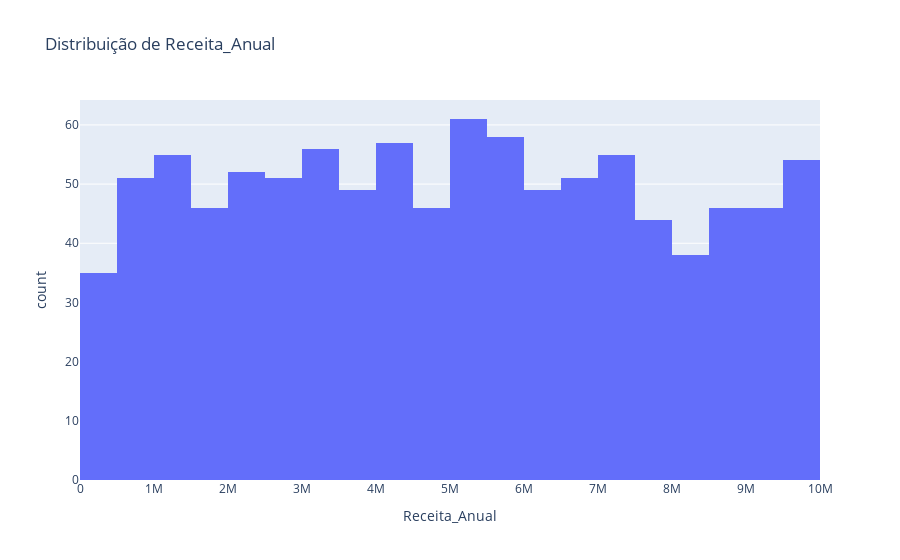
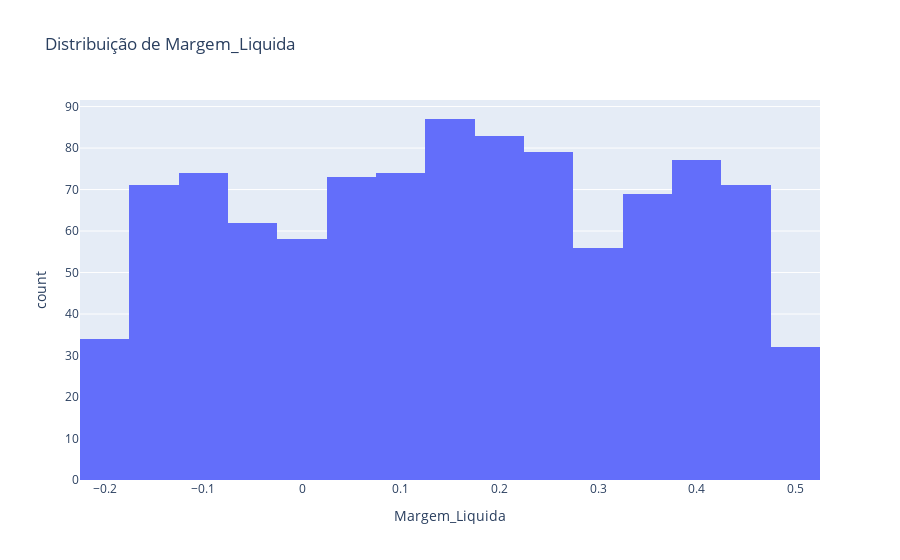
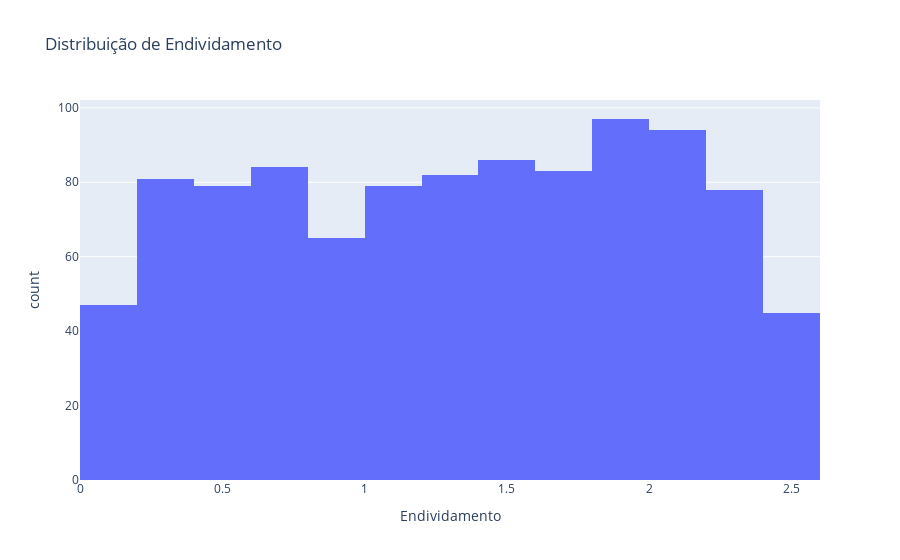
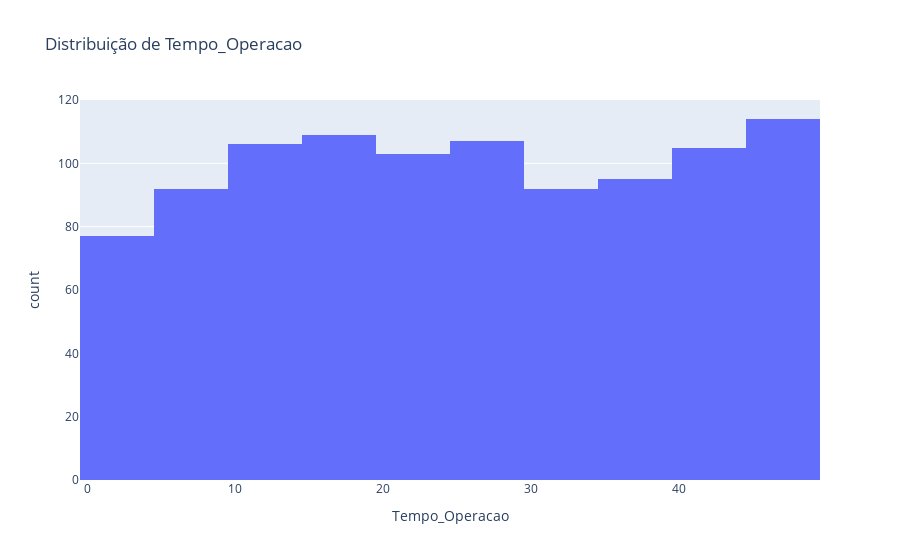

Write notebook code for charts like these, in order.
### Code cell
# Visualizar a distribuicao das features numericas
for col in features_numericas:
    fig = px.histogram(df_empresas, x=col, nbins=20, title=f'Distribuição de {col}')
    fig.show()

### Figure 1 — Plotly figure (JSON) as saved in the notebook; plotly's stock layout.template omitted (floating-point values rounded to 4 significant figures; data arrays with more than 128 entries replaced by an {"elided": "..."} marker saying what was removed)
{"data": [{"bingroup": "x", "hovertemplate": "Receita_Anual=%{x}<br>count=%{y}<extra></extra>", "legendgroup": "", "marker": {"color": "#636efa", "pattern": {"shape": ""}}, "name": "", "nbinsx": 20, "orientation": "v", "showlegend": false, "type": "histogram", "x": {"elided": "1000 int values"}, "xaxis": "x", "yaxis": "y"}], "layout": {"barmode": "relative", "legend": {"tracegroupgap": 0}, "title": {"text": "Distribuição de Receita_Anual"}, "xaxis": {"anchor": "y", "domain": [0, 1], "title": {"text": "Receita_Anual"}}, "yaxis": {"anchor": "x", "domain": [0, 1], "title": {"text": "count"}}}}

### Figure 2 — Plotly figure (JSON) as saved in the notebook; plotly's stock layout.template omitted (floating-point values rounded to 4 significant figures; data arrays with more than 128 entries replaced by an {"elided": "..."} marker saying what was removed)
{"data": [{"bingroup": "x", "hovertemplate": "Margem_Liquida=%{x}<br>count=%{y}<extra></extra>", "legendgroup": "", "marker": {"color": "#636efa", "pattern": {"shape": ""}}, "name": "", "nbinsx": 20, "orientation": "v", "showlegend": false, "type": "histogram", "x": {"elided": "1000 float values"}, "xaxis": "x", "yaxis": "y"}], "layout": {"barmode": "relative", "legend": {"tracegroupgap": 0}, "title": {"text": "Distribuição de Margem_Liquida"}, "xaxis": {"anchor": "y", "domain": [0, 1], "title": {"text": "Margem_Liquida"}}, "yaxis": {"anchor": "x", "domain": [0, 1], "title": {"text": "count"}}}}

### Figure 3 — Plotly figure (JSON) as saved in the notebook; plotly's stock layout.template omitted (floating-point values rounded to 4 significant figures; data arrays with more than 128 entries replaced by an {"elided": "..."} marker saying what was removed)
{"data": [{"bingroup": "x", "hovertemplate": "Endividamento=%{x}<br>count=%{y}<extra></extra>", "legendgroup": "", "marker": {"color": "#636efa", "pattern": {"shape": ""}}, "name": "", "nbinsx": 20, "orientation": "v", "showlegend": false, "type": "histogram", "x": {"elided": "1000 float values"}, "xaxis": "x", "yaxis": "y"}], "layout": {"barmode": "relative", "legend": {"tracegroupgap": 0}, "title": {"text": "Distribuição de Endividamento"}, "xaxis": {"anchor": "y", "domain": [0, 1], "title": {"text": "Endividamento"}}, "yaxis": {"anchor": "x", "domain": [0, 1], "title": {"text": "count"}}}}

### Figure 4 — Plotly figure (JSON) as saved in the notebook; plotly's stock layout.template omitted (floating-point values rounded to 4 significant figures; data arrays with more than 128 entries replaced by an {"elided": "..."} marker saying what was removed)
{"data": [{"bingroup": "x", "hovertemplate": "Tempo_Operacao=%{x}<br>count=%{y}<extra></extra>", "legendgroup": "", "marker": {"color": "#636efa", "pattern": {"shape": ""}}, "name": "", "nbinsx": 20, "orientation": "v", "showlegend": false, "type": "histogram", "x": {"elided": "1000 int values"}, "xaxis": "x", "yaxis": "y"}], "layout": {"barmode": "relative", "legend": {"tracegroupgap": 0}, "title": {"text": "Distribuição de Tempo_Operacao"}, "xaxis": {"anchor": "y", "domain": [0, 1], "title": {"text": "Tempo_Operacao"}}, "yaxis": {"anchor": "x", "domain": [0, 1], "title": {"text": "count"}}}}
